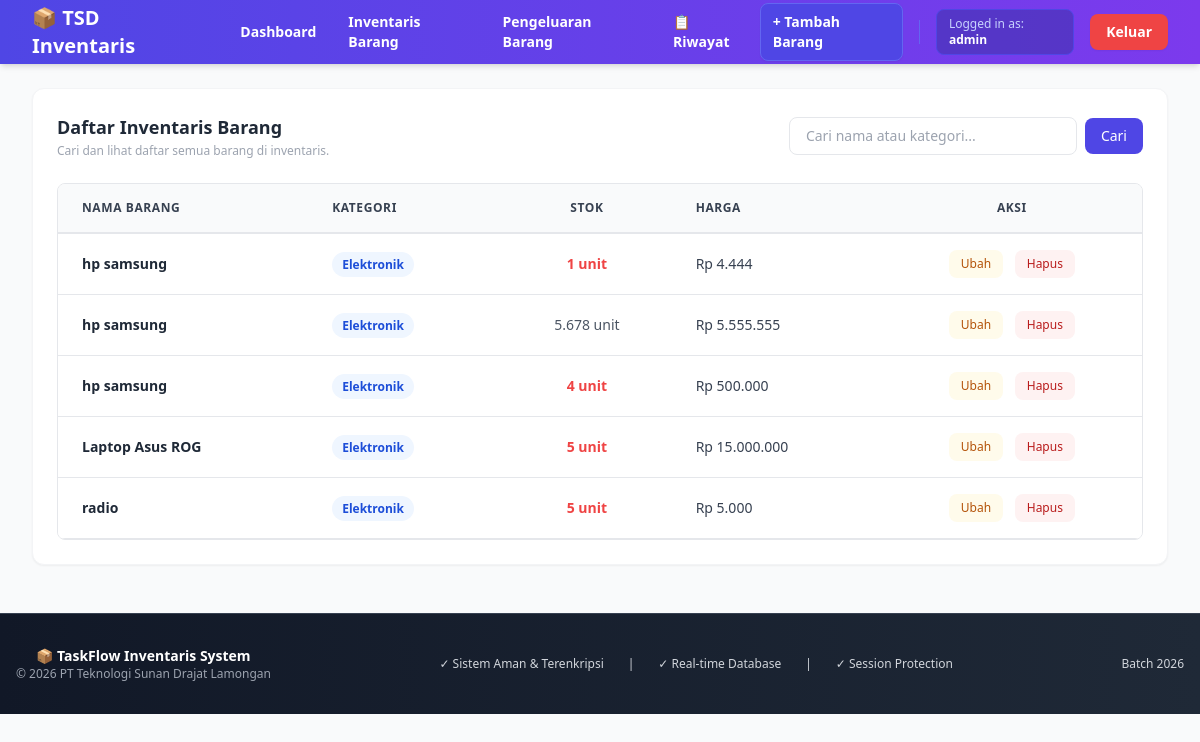
Page /invetaris.php (signed in) on the committed database.
### tables this page shows
CREATE TABLE `barang` (
  `id` int(11) NOT NULL,
  `nama_barang` varchar(100) NOT NULL,
  `kategori` varchar(50) NOT NULL,
  `stok` int(11) NOT NULL,
  `harga` int(11) NOT NULL,
  `created_at` timestamp NOT NULL DEFAULT current_timestamp(),
  `updated_at` timestamp NOT NULL DEFAULT current_timestamp() ON UPDATE current_timestamp()
);

### tabel_barang.php (the view, shortened to what this page needs)
<div class="bg-white p-6 rounded-xl shadow-sm border border-gray-100">
    <div class="flex flex-col lg:flex-row lg:items-center lg:justify-between gap-4 mb-6">
        <div>
            <h2 class="font-bold text-gray-800 text-lg">Daftar Inventaris Barang</h2>
            <p class="text-gray-400 text-xs mt-0.5">Cari dan lihat daftar semua barang di inventaris.</p>
        </div>
        <form method="GET" action="invetaris.php" class="flex items-center gap-2 w-full lg:w-auto">
            <input type="text" name="search" value="<?= htmlspecialchars($search) ?>" placeholder="Cari nama atau kategori..." class="px-4 py-2 border rounded-lg text-sm focus:outline-none focus:ring-2 focus:ring-indigo-500 flex-1 lg:flex-none lg:w-72">
            <button type="submit" class="bg-indigo-600 hover:bg-indigo-700 text-white px-4 py-2 rounded-lg text-sm font-medium transition">Cari</button>
        </form>
    </div>
    <div class="overflow-x-auto rounded-lg border border-gray-200">
        <table class="min-w-full divide-y divide-gray-200 text-left text-sm">
            <thead class="bg-gray-50 text-gray-700 font-semibold uppercase tracking-wider text-xs">
                <tr>
                    <th class="px-6 py-4">Nama Barang</th>
                    <th class="px-6 py-4">Kategori</th>
                    <th class="px-6 py-4 text-center">Stok</th>
                    <th class="px-6 py-4">Harga</th>
                    <th class="px-6 py-4 text-center">Aksi</th>
                </tr>
            </thead>
            <tbody class="divide-y divide-gray-200 bg-white text-gray-600">
                <?php if (count($items) > 0): ?>
                    <?php foreach ($items as $item): ?>
                        <tr class="hover:bg-gray-50/80 transition">
                            <td class="px-6 py-4 font-semibold text-gray-800"><?= htmlspecialchars($item['nama_barang']) ?></td>
                            <td class="px-6 py-4">
                                <span class="px-2.5 py-1 text-xs font-semibold rounded-full bg-blue-50 text-blue-700">
                                    <?= htmlspecialchars($item['kategori']) ?>
                                </span>
                            </td>
                            <td class="px-6 py-4 text-center <?= $item['stok'] < 10 ? 'text-red-500 font-bold' : '' ?>">
                                <?= number_format($item['stok'], 0, ',', '.') ?> unit
                            </td>
                            <td class="px-6 py-4 font-medium text-gray-700">Rp <?= number_format($item['harga'], 0, ',', '.') ?></td>
                            <td class="px-6 py-4 text-center space-x-2">
                                <a href="edit.php?id=<?= $item['id'] ?>" class="text-xs bg-amber-50 hover:bg-amber-100 text-amber-700 px-3 py-1.5 rounded-lg font-medium transition inline-block">Ubah</a>
                                <a href="hapus.php?id=<?= $item['id'] ?>" onclick="return confirm('Apakah Anda yakin ingin menghapus data ini?')" class="text-xs bg-red-50 hover:bg-red-100 text-red-700 px-3 py-1.5 rounded-lg font-medium transition inline-block">Hapus</a>
                            </td>
                        </tr>
                    <?php endforeach; ?>
                <?php else: ?>
                    <tr>
                        <td colspan="5" class="px-6 py-12 text-center text-gray-400">Data tidak ditemukan.</td>
                    </tr>
                <?php endif; ?>
            </tbody>
        </table>
    </div>
</div>

### includes/header.php (shortened to what this page needs)
<!DOCTYPE html>
<html lang="en">
<head>
    <script src="https://cdn.tailwindcss.com"></script>
    <link rel="stylesheet" href="css/style.css">
</head>
<body class="bg-gray-50 font-sans">
<nav class="bg-indigo-700 text-white shadow-md w-full mb-6">
    <div class="max-w-7xl mx-auto px-4 sm:px-6 lg:px-8">
        <div class="flex justify-between h-16 items-center">
            <div class="flex items-center gap-6">
                <span class="font-bold text-xl flex items-center gap-2">📦 TSD Inventaris</span>
                <div class="flex items-center gap-2">
                    <a href="index.php" class="text-white hover:bg-indigo-600 px-3 py-2 rounded-lg text-sm font-semibold transition">
                        Dashboard
                    </a>
                    <a href="invetaris.php" class="text-white hover:bg-indigo-600 px-3 py-2 rounded-lg text-sm font-semibold transition">
                        Inventaris Barang
                    </a>
                    <a href="pengeluaran.php" class="text-white hover:bg-indigo-600 px-3 py-2 rounded-lg text-sm font-semibold transition">
                        Pengeluaran Barang
                    </a>
                    <a href="riwayat.php" class="text-white hover:bg-indigo-600 px-3 py-2 rounded-lg text-sm font-semibold transition">
                        📋 Riwayat
                    </a>
                </div>
            </div>
            <div class="flex items-center gap-4">
                <a href="tambah.php" class="bg-indigo-600 hover:bg-indigo-500 text-white px-3 py-2 rounded-lg text-sm font-semibold transition shadow-sm border border-indigo-500 hidden sm:block">
                    + Tambah Barang
                </a>
                <div class="hidden sm:flex items-center gap-2 bg-indigo-800/50 px-3 py-1.5 rounded-lg border border-indigo-600">
                    <span class="text-xs text-indigo-200">Logged in as: <strong class="text-white"><?= htmlspecialchars($_SESSION['login_user'] ?? 'User') ?></strong></span>
                </div>
                <a href="logout.php" class="bg-red-500 hover:bg-red-600 text-white px-4 py-2 rounded-lg text-sm font-semibold transition shadow-sm">
                    Keluar
                </a>
            </div>
        </div>
    </div>
</nav>

### invetaris.php (shortened to what this page needs)
<?php
require_once 'config/database.php';
$search = isset($_GET['search']) ? trim($_GET['search']) : '';
try {
    if (!empty($search)) {
        $query = "SELECT * FROM barang WHERE nama_barang LIKE :search OR kategori LIKE :search ORDER BY nama_barang ASC";
        $stmt = $pdo->prepare($query);
        $stmt->execute(['search' => "%$search%"]);
    } else {
        $query = "SELECT * FROM barang ORDER BY nama_barang ASC";
        $stmt = $pdo->query($query);
    }
    $items = $stmt->fetchAll();
} catch (PDOException $e) {
    die("Gagal mengambil data dari database: " . $e->getMessage());
}
include 'includes/header.php';
?>
<div class="max-w-7xl mx-auto px-4 lg:px-8">
    <?php include 'tabel_barang.php'; ?>
</div>
<?php include 'includes/footer.php'; ?>

### includes/footer.php (shortened to what this page needs)
    <footer class="bg-gradient-to-r from-gray-900 to-gray-800 border-t border-gray-700 py-8 text-center text-sm text-gray-300 mt-12">
        <div class="max-w-7xl mx-auto px-4">
            <div class="flex flex-col md:flex-row md:items-center md:justify-between gap-4">
                <div>
                    <p class="font-semibold text-white">📦 TaskFlow Inventaris System</p>
                    <p class="text-xs text-gray-400">&copy; 2026 PT Teknologi Sunan Drajat Lamongan</p>
                </div>
                <div class="flex items-center justify-center gap-6 text-xs">
                    <span>✓ Sistem Aman & Terenkripsi</span>
                    <span>|</span>
                    <span>✓ Real-time Database</span>
                    <span>|</span>
                    <span>✓ Session Protection</span>
                </div>
                <div>
                    <p class="text-xs">Batch 2026</p>
                </div>
            </div>
        </div>
    </footer>
</body>
</html>

### css/style.css (style rules this page uses)
:root { --primary-color: #4f46e5; --primary-dark: #4338ca; --success-color: #10b981; --error-color: #ef4444; --warning-color: #f59e0b; --bg-light: #f9fafb; --border-color: #e5e7eb; --text-primary: #111827; --text-secondary: #6b7280; }
* { margin: 0; padding: 0; box-sizing: border-box; }
body { font-family: 'Segoe UI', Tahoma, Geneva, Verdana, sans-serif; background-color: var(--bg-light); color: var(--text-primary); line-height: 1.6; }
nav { box-shadow: 0 1px 3px 0 rgba(0, 0, 0, 0.1); background: linear-gradient(to right, #4f46e5 0%, #7c3aed 100%); }
button, .btn { transition: all 0.3s ease; cursor: pointer; border: none; font-weight: 500; border-radius: 8px; }
table { width: 100%; border-collapse: collapse; }
thead { background-color: var(--bg-light); font-weight: 600; text-transform: uppercase; font-size: 0.75rem; }
thead th { padding: 16px 24px; text-align: left; color: #374151; border-bottom: 2px solid var(--border-color); }
tbody td { padding: 16px 24px; border-bottom: 1px solid var(--border-color); }
input, select, textarea { width: 100%; padding: 10px 16px; border: 1px solid var(--border-color); border-radius: 8px; font-size: 0.875rem; transition: all 0.3s ease; }
.text-center { text-align: center; }
.shadow-sm { box-shadow: 0 1px 2px 0 rgba(0, 0, 0, 0.05); }
.shadow-md { box-shadow: 0 4px 6px -1px rgba(0, 0, 0, 0.1); }

### rows in the picture
barang: nama_barang "hp samsung", kategori "Elektronik", stok "1", harga "4.444"
barang: nama_barang "hp samsung", kategori "Elektronik", stok "5.678", harga "5.555.555"
barang: nama_barang "hp samsung", kategori "Elektronik", stok "4", harga "500.000"
barang: nama_barang "Laptop Asus ROG", kategori "Elektronik", stok "5", harga "15.000.000"
barang: nama_barang "radio", kategori "Elektronik", stok "5", harga "5.000"

### other values in the picture
$_SESSION['login_user'] "admin"
